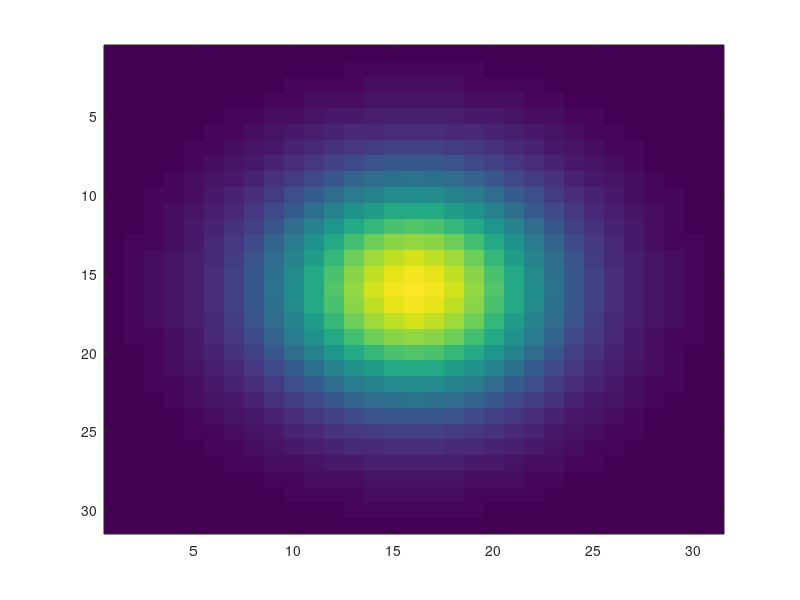

This chart was generated by the following MATLAB code: (Note: this script raises an error after producing the figure.)
hsize=31;
sigma=5;
h=fspecial('gaussian',hsize,sigma);
surf(h);
imagesc(h);
outim=imfilter(github,h);
imshow(outim);